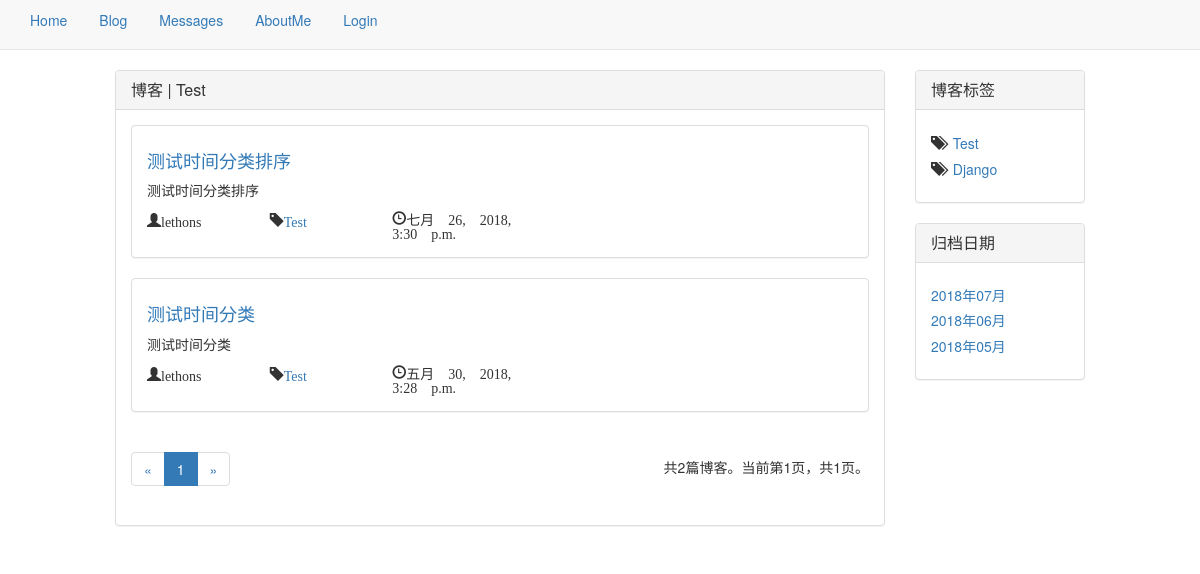
Page /blog/tag/Test/ on the earlier database version.
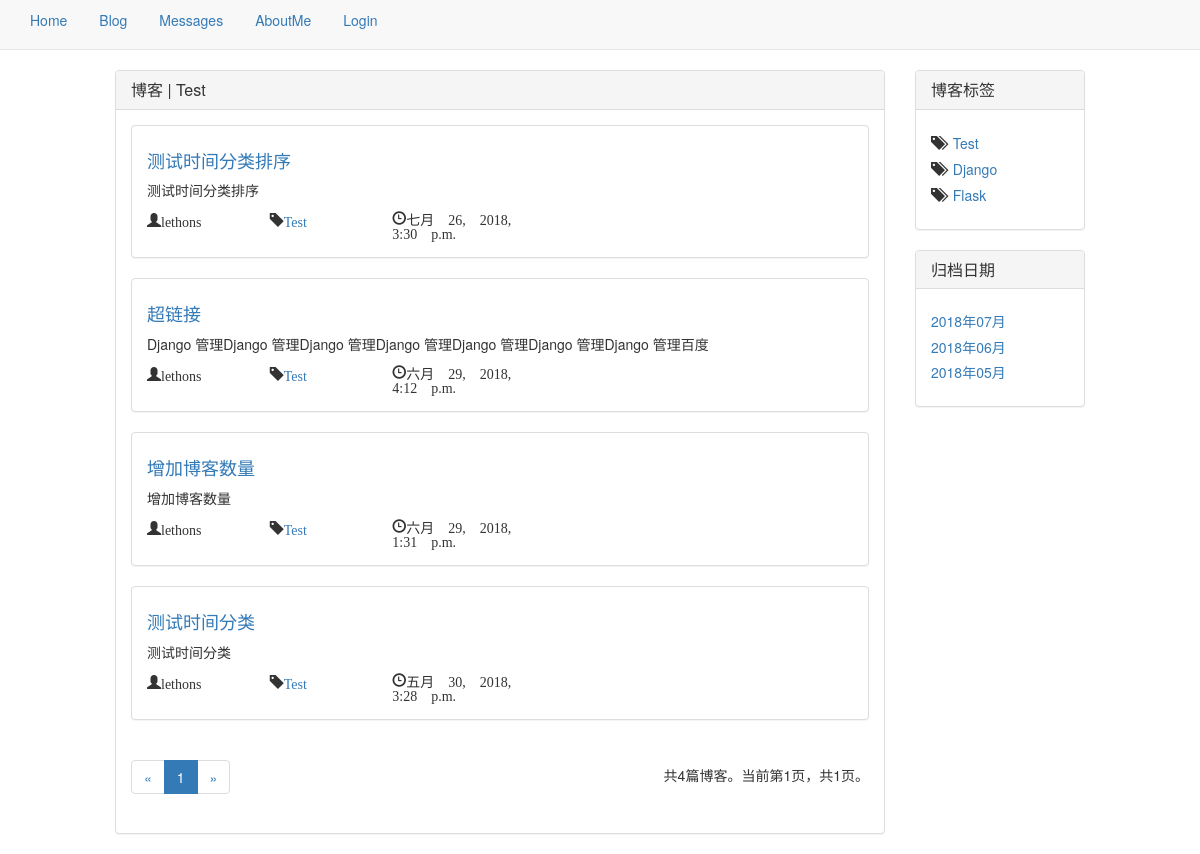
Same page on the later database version.
### blog/models.py (models this page shows, shortened)
class Blog(models.Model):
    title = models.CharField(max_length=50)
    content = RichTextUploadingField()
    author = models.ForeignKey(User, on_delete=models.DO_NOTHING)
    tag = models.ForeignKey(Tag, on_delete=models.DO_NOTHING)
    publish_time = models.DateTimeField(default=datetime.datetime.now)
    update_time = models.DateTimeField(auto_now=True)
    class Meta:
        ordering = ['-publish_time']

class Tag(models.Model):
    tag = models.CharField(max_length=10)
    def __str__(self):
        return self.tag

### blog/views.py (the view)
# urls.py: path('tag/<blog_tag>/', views.blog_tag, name='blog_tag'),
def blog_tag(request, blog_tag):
    tag = get_object_or_404(Tag, tag=blog_tag)
    blogs = Blog.objects.filter(tag=tag)
    ctx, error404 = comment_code(request, blogs)
    ctx['blog_tag'] = tag
    if error404:
        return render_to_response('blog/error404.html')
    return render_to_response('blog/blog_tag.html', ctx)

### blog/templates/blog/blog_tag.html
{% extends 'blog/blog_home.html' %}
{% block panel_title %}
    |&nbsp;{{ blog_tag }}
{% endblock %}

### blog/templates/blog/blog_home.html
{% extends 'blog/blog_base.html' %}
{% block panel_body %}
    {% for blog in blogs %}
        <div class="panel panel-default">
            <div class="panel-body">
                <h4><a href="{% url 'blog_detail' blog.pk%}">{{ blog.title }}</a></h4>
                <p>{{ blog.content|striptags|truncatechars:100|safe }}</p>
                <div class="row">
                    <div class="col-md-2">
                        <span class="glyphicon glyphicon-user" aria-hidden="true">{{ blog.author }}</span>
                    </div>
                    <div class="col-md-2">
                        <span class="glyphicon glyphicon-tag" aria-hidden="true"><a href="{% url 'blog_tag' blog.tag %}">{{ blog.tag }}</a></span>
                    </div>
                    <div class="col-md-3">
                        <span class="glyphicon glyphicon-time" aria-hidden="true">{{ blog.publish_time }}</span>
                    </div>
                </div>
            </div>
        </div>
    {% endfor %}
    <nav aria-label="Page navigation">
        <div class="row">
            <div class="col-md-6">
                <ul class="pagination">
                    <li>
                        {% if blogs.has_previous %}
                            <a href="?page={{ blogs.previous_page_number }}" aria-label="Previous">
                                <span aria-hidden="true">&laquo;</span>
                            </a>
                        {% else %}
                             <a href="?page={{ blogs.number }}" aria-label="Previous">
                                <span aria-hidden="true">&laquo;</span>
                            </a>
                        {% endif %}
                    </li>
                    {% for page in page_range %}
                        {% if blogs.number == page %}
                            <li class="active"><span>{{ page }}</span></li>
                        {% else %}
                            {% if page == '...' %}
                                <li><span>{{ page }}</span></li>
                            {% else %}
                                <li><a href="?page={{ page }}">{{ page }}</a></li>
                            {% endif %}
                        {% endif %}
                    {% endfor %}
                    <li>
                        {% if blogs.has_next %}
                            <a href="?page={{ blogs.next_page_number }}" aria-label="Next">
                                <span aria-hidden="true">&raquo;</span>
                            </a>
                        {% else %}
                             <a href="?page={{ blogs.number }}" aria-label="Next">
                                <span aria-hidden="true">&raquo;</span>
                            </a>
                        {% endif %}
                    </li>
                </ul>
            </div>
            <div class="col-md-6 text-right blog-foot-tip">
                <span>
                    共{{ pages.count }}篇博客。当前第{{ blogs.number }}页，共{{ pages.num_pages }}页。
                </span>
            </div>
        </div>
    </nav>
{% endblock %}
{% block sidebar1_title %}
    博客标签
{% endblock %}
{% block sidebar1_body %}
    {% for tag in tags %}
        <h5><span class="glyphicon glyphicon-tags" aria-hidden="true"></span>&nbsp;&nbsp;<a href="{% url 'blog_tag' tag %}">{{ tag }}</a></h5>
    {% endfor %}
{% endblock %}
{% block sidebar2_title %}
    归档日期
{% endblock %}
{% block sidebar2_body %}
    {% for blog_date in blog_dates %}
        <h5><a href="{% url 'blog_date' blog_date.year blog_date.month %}">{{ blog_date|date:"Y年m月" }}</a></h5>
    {% endfor %}
{% endblock %}

Differences in the rows shown:
added Blog: title "超链接", content "Django 管理Django 管理Django 管理Django 管理Django 管理Django 管理Django 管理百度", author "lethons", tag "Test", publish_time "六月 29, 2018, 4:12 p.m."
added Blog: title "增加博客数量", content "增加博客数量", author "lethons", tag "Test", publish_time "六月 29, 2018, 1:31 p.m."
added Tag: tag "Flask"
Other differences:
{{ pages.count }}: "2" → "4"
